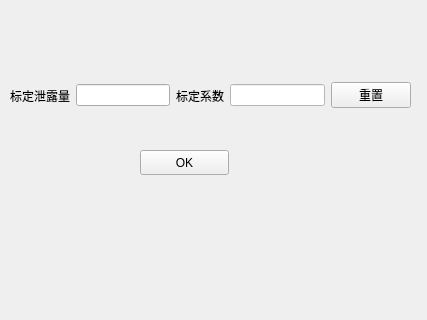
<?xml version="1.0" encoding="UTF-8"?>
<ui version="4.0">
 <class>FormCalibrationTest</class>
 <widget class="QWidget" name="FormCalibrationTest">
  <property name="geometry">
   <rect>
    <x>0</x>
    <y>0</y>
    <width>427</width>
    <height>320</height>
   </rect>
  </property>
  <property name="windowTitle">
   <string>Form</string>
  </property>
  <widget class="QPushButton" name="pushButton_2">
   <property name="geometry">
    <rect>
     <x>140</x>
     <y>150</y>
     <width>89</width>
     <height>25</height>
    </rect>
   </property>
   <property name="text">
    <string>OK</string>
   </property>
  </widget>
  <widget class="QWidget" name="">
   <property name="geometry">
    <rect>
     <x>10</x>
     <y>70</y>
     <width>401</width>
     <height>51</height>
    </rect>
   </property>
   <layout class="QHBoxLayout" name="horizontalLayout">
    <item>
     <widget class="QLabel" name="label">
      <property name="text">
       <string>标定泄露量</string>
      </property>
     </widget>
    </item>
    <item>
     <widget class="QLineEdit" name="lineEdit"/>
    </item>
    <item>
     <widget class="QLabel" name="label_2">
      <property name="text">
       <string>标定系数</string>
      </property>
     </widget>
    </item>
    <item>
     <widget class="QLineEdit" name="lineEdit_2">
      <property name="styleSheet">
       <string notr="true">background-color: rgb(255, 255, 255);</string>
      </property>
     </widget>
    </item>
    <item>
     <widget class="QPushButton" name="pushButton_reset">
      <property name="text">
       <string>重置</string>
      </property>
     </widget>
    </item>
   </layout>
  </widget>
 </widget>
 <resources/>
 <connections/>
</ui>
